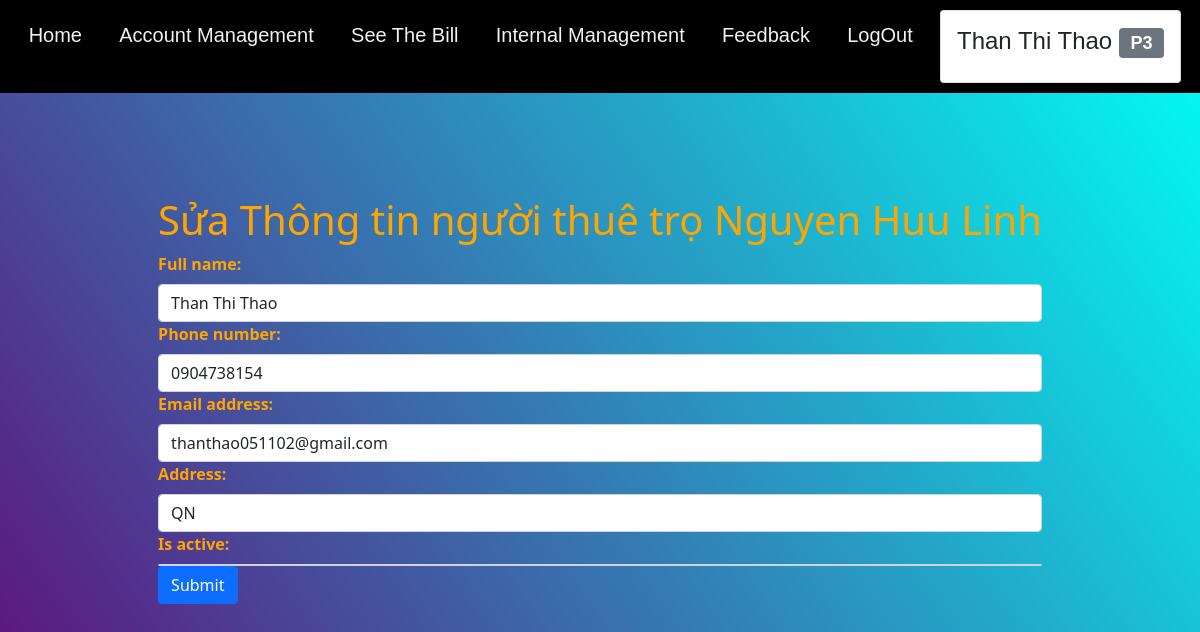
Page /user/edit_user_of_renter_site/1/ (signed in) on the committed database.
### User/models.py (models this page shows, shortened)
class MyUser(AbstractBaseUser, PermissionsMixin):
    username = models.CharField(max_length =255, unique=True)
    email = models.EmailField(
        verbose_name='email address',
        max_length=255,
    )
    full_name = models.CharField(max_length=255)
    phone_number = models.CharField(max_length=12, null = True)
    address = models.CharField(max_length=255, null =True)
    is_active = models.BooleanField(default=True)
    is_owner = models.BooleanField(default=False)
    objects = MyUserManager()
    USERNAME_FIELD = 'username'
    REQUIRED_FIELDS  = ['email', 'full_name']

class Renter(models.Model):
    user = models.OneToOneField(MyUser, on_delete=models.CASCADE)
    room = models.ForeignKey(Room, related_name='renter',on_delete=models.CASCADE)
    citizen_id = models.CharField(max_length=15, null = True)

### Room/models.py (models this page shows, shortened)
class Room(models.Model):
    class Meta:
        constraints = [
            models.CheckConstraint(check=models.Q(room_number__gte = 0,area__gte = 0,
                                                  room_price__gte = 0), name ='gte 0'),
        ]
    room_id = models.CharField(max_length=20, primary_key=True)
    room_number = models.IntegerField(unique=True)
    area = models.CharField(max_length=20)
    room_price = models.FloatField(default=0)
    status = models.BooleanField(default=False)
    description = models.CharField(max_length=250, default='')

### User/views.py (the view, shortened to what this page needs)
# urls.py: path('edit_user_of_renter_site/<str:id>/', views.Edit_user_of_renter_site.as_view(), name="edit_user_of_renter_site")
class Edit_user_of_renter_site(TemplateView):
    template_name="renter_dashboard/partial/edit_user.html"
    edit_user_form = EditUserForm
    edit_renter_form = EditRenterForm
    def get_context_data(self, id):
        context =  super().get_context_data()
        init_edit_user_data = {
            'full_name': self.request.user.full_name,
            'phone_number': self.request.user.phone_number,
            'email': self.request.user.email,
            'address':self.request.user.address,
        }
        renter = Renter.objects.get(id=id)
        init_edit_renter_data={
            'citizen_id':renter.citizen_id
        }
        context['edit_user_form'] = EditUserForm(self.request, initial=init_edit_user_data)
        context['edit_renter_from'] = EditRenterForm(self.request, initial =init_edit_renter_data)
        context['renter'] = Renter.objects.get(id =id)
        return context

### User/forms.py
class EditUserForm(forms.ModelForm):
    class Meta:
        model = MyUser
        fields = ['full_name', 'phone_number', 'email', 'address', 'is_active']
    def __init__(self, request, *args , **kwargs):
        super().__init__(*args, **kwargs)
        if not request.user.is_owner:
            self.fields["is_active"].widget = forms.HiddenInput()
        for field in self.fields:
            self.fields[field].widget.attrs.update({'class': 'form-control'})

class EditRenterForm(forms.Form):
    list_room = [(room.room_id, "Room number1 : {}".format(room.room_number)) for room in Room.objects.all()]
    citizen_id = forms.IntegerField()
    def __init__(self, request, *args, **kwards):
        super().__init__(*args, **kwards)
        if request.user.is_owner:
            self.fields["room_id"]= forms.ChoiceField(choices=self.list_room)
        for field in self.fields:
            self.fields[field].widget.attrs.update({'class':'form-control'})

### templates/renter_dashboard/partial/edit_user.html (shortened to what this page needs)
{% extends "renter_dashboard/base.html" %}
{% load static  %}
{% block content %}
  <div class="edit_user_box">
    <H1>Sửa Thông tin người thuê trọ {{renter.user.full_name}}</H1>
    <form action="." method="post">
        {{edit_user_form}}
        <button type="submit" class="btn btn-primary">Submit</button>
    </form>
  </div>
{% endblock content %}

### templates/renter_dashboard/base.html (shortened to what this page needs)
{% load static %}
<!doctype html>
<html lang="en">
<head>
    <link rel="stylesheet" href="https://cdn.jsdelivr.net/npm/bootstrap@4.0.0/dist/css/bootstrap.min.css">
    <link rel="stylesheet" href="{% static 'home/css/style.css' %}">
    <link rel="stylesheet" href="https://cdnjs.cloudflare.com/ajax/libs/font-awesome/6.1.1/css/all.min.css"
 />
    <link href='https://unpkg.com/boxicons@2.1.2/css/boxicons.min.css' rel='stylesheet'>
    <link href="{% static 'renter_dashboard/css/bootstrap.css' %}" rel="stylesheet">
    <link  href="{% static 'renter_dashboard/css/bootstrap.min.css' %}" rel="stylesheet">
    <link href='https://cdnjs.cloudflare.com/ajax/libs/font-awesome/4.7.0/css/font-awesome.min.css' rel='stylesheet'>
    <link rel="stylesheet" href="{% static 'renter_dashboard/css/base.css' %}">
</head>
<body>
    <div class="top">
        <a href="{% url 'home:renter_site' %}">Home</a>
        <a href="{% url 'user:edit_user_of_renter_site' user.renter.id %}">Account Management</a></a>
        <a href="{% url 'bill:bill_of_renter_site' %}">See The Bill</a>
        <a href="#Internal_Management">Internal Management</a>
        <a href="{% url 'feedback:renter_feed_back' %}">Feedback</a>
        <a href="{% url 'home:logout' %}">LogOut</a>
        <div class="card">
            <div class="card-body">
            <h4>{{user.full_name}} <span class="badge bg-secondary">P{{user.renter.room.room_number}}</span></h4>
            </div>
        </div>
    </div>
    {% block content %}
    {% endblock content %}
</body>
</html>

### static/home/css/style.css (style rules this page uses)
* { margin: 0; padding: 0; box-sizing: border-box; }
html, body { width: 100%; height: 100%; --bg: #e9eef4; --color-text: #0e0e0e; --color-boder: #bcbfc2; --btn-active: #bcbfc2; font-family: 'Open Sans', sans-serif; }
a { text-decoration: none; }
.form-control { display: block; width: 100%; padding: 6px 12px; font-size: 14px; line-height: 1.42857143; color: #555; background-color: #fff; background-image: none; border: 1px solid #ccc; border-radius: 4px; outline: none; }

### static/renter_dashboard/css/base.css (style rules this page uses)
.top { top : 0%; margin: 0; font-family: Arial, Helvetica, sans-serif; position: absolute; width: 100%; overflow: hidden; background-color: black; position: fixed; }
.top a { float: left; color: #f2f2f2; text-align: center; padding: 14px 16px; text-decoration: none; font-size: 17px; }

### rows in the picture
MyUser: full_name "Than Thi Thao", renter.room.room_number "3", phone_number "0904738154", email "thanthao051102@gmail.com", address "QN", is_active "☑"
Renter: user.full_name "Nguyen Huu Linh"
